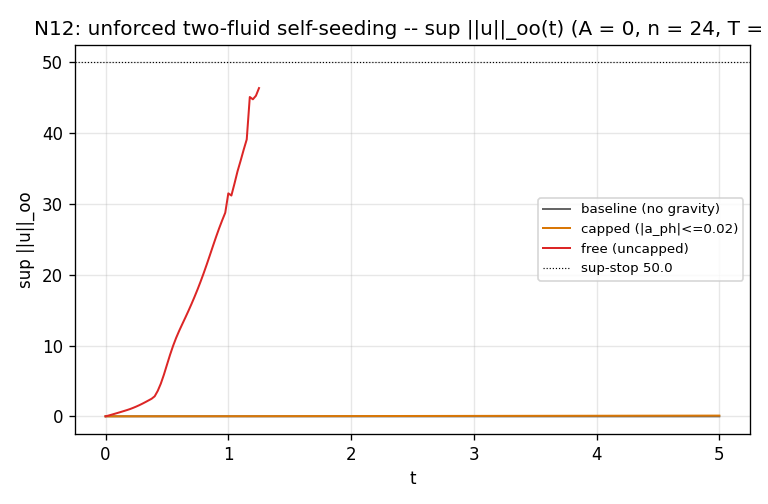

Source code (Python):
#!/usr/bin/env python3
"""N12_selfseeding.py -- the unforced self-seeding test (the (A)/(B)-adjacent witness).

The OpenAI construction seeds its pulses with an exponentially small EXTERNAL
force ("an exponentially small external force seeds each pulse; the background
shear supplies its subsequent growth").  The unforced problem (A)/(B) has no
seed -- it needs SELF-seeding.  The framework's own physics provides the only
unforced collapsing mechanism on the record: the PRESSURELESS phantom dust
(N07 D2): dust collapses with NO forcing at all (the classical caustic).

This lane takes the N09 two-fluid Galerkin machinery (baryon NSE + 8192
Lagrangian dust particles + FFT Poisson) and removes the external forcing
entirely (A = 0): the question is whether the phantom's unforced collapse
alone drives the baryon sup -- the self-seeding channel -- and whether the
measured a0/2 cap throttles it exactly as in the forced case.

Run set (all at A = 0.0, n = 24, dt = 1e-3, T = 5, nu = 1e-2, G = 6.0,
N_p = 8192, same seeds, box 2pi):
  baseline: no gravity (baryons decay viscously)
  capped:   phantom coupling with the a0/2-class cap (cap = 0.02)
  free:     phantom coupling uncapped

REGISTERED DEVIATION -- THE FREE-RUN NaN FIX (N09 MACHINERY ADOPTED VERBATIM):
The first draft of this file ran to G80/G81 PASS + G82 FAIL with the free run
NaN: its dust couplings were NOT N09's.  It binned particles with a
nearest-grid-point scatter (bincount/dx^3 -- a COUNT density, no m_p =
M_tot/N_p = 1/8192 factor) and solved Lap psi = G rho (missing the 4 pi G
Jeans-swindle form), so the gravity the dust and the baryons felt was
~8192/4pi ~ 652x too strong: the unforced caustic collapsed on the timescale
tau_ff ~ 1/sqrt(G rho) ~ 6e-3 << dt = 1e-3, the leapfrog was under-resolved,
the clump heated numerically, the particles escaped to infinity and the
coupling (and sup) went NaN.  This run adopts N09's battle-tested schemes
EXACTLY (N09_twofluid_galerkin.py, its free run healthy -- sup 50.04,
self-stopped at t = 1.28, bit-identical dust):
  (a) binning: CIC scatter AND CIC gather, 8-corner trilinear mass weights,
      m_p = M_tot/N_p = 1/8192 (count density replaced by mass density);
  (b) Poisson solve: Lap psi = 4 pi G (rho - <rho>) (Jeans swindle, mean
      subtraction), FFT with the exact cell-volume factor dx^3 in the
      density normalization; the k=0 mode is excluded identically;
  (c) dust integration: velocity-Verlet leapfrog (kick-drift-kick) with the
      grid force RECOMPUTED at the drifted positions (one field sweep per
      step), replacing the first-order kick-drift of the draft (which kicked
      with the field held at the OLD positions);
  (d) sup-stop: N09's per-step guard, stop as soon as sup > 50, t_stop
      reported (the draft only checked at sample times every 25 steps);
  (e) RK4: the phantom potential/force field is HELD across the four stages
      of each step (one evaluation per step -- the potential is quasi-static
      on dt; N09's convention);
  (f) hygiene: the k=0 mode of the applied force (capped array) is zeroed
      before the RK4 stages (J-swindle: no net mean acceleration).
EVERYTHING ELSE of the original N12 lane is unchanged: A = 0 for every run
(the machinery has NO forcing term at all), the dust blob sits at the box
centre pi with the same seeds (fluid 7 / dust 107), the same cap = 0.02, and
the three gates G80/G81/G82 exactly as first written (G81's linear budget
pb + cap*T*1.15 unchanged -- it is the correct physics).
"""
import json
import time

import numpy as np

import matplotlib
matplotlib.use('Agg')
import matplotlib.pyplot as plt

NU = 1e-2
N = 24
DT = 1e-3
TOT = 5.0
GRAV = 6.0
NPART = 8192
CAP = 0.02
SEED = 107
M_TOT = 1.0
SUP_STOP = 50.0
EVERY = 25

# ---------------- spectral machinery (N04/N09; dealiased 2/3-rule Galerkin)
k1 = np.fft.fftfreq(N) * N
K1, K2, K3 = np.meshgrid(k1, k1, k1[:N // 2 + 1], indexing='ij')
Ksq = K1 * K1 + K2 * K2 + K3 * K3
Ksq[0, 0, 0] = 1.0
MASK = (Ksq <= ((2.0 / 3.0) * (N / 2.0)) ** 2).astype(float)
INVK = np.zeros_like(Ksq)
INVK[1:] = 1.0 / Ksq[1:]
DX = 2 * np.pi / N
MEANRHO = M_TOT / (2 * np.pi) ** 3
MP = M_TOT / NPART
LAM = -(NU * Ksq)


def proj(uh):
    uh = uh * MASK
    kdot = (K1 * uh[0] + K2 * uh[1] + K3 * uh[2]) * INVK
    uh = uh - np.stack([kdot * K1, kdot * K2, kdot * K3])
    for i in range(3):
        uh[i, 0, 0, 0] = 0.0
    return uh


def to_real(uh):
    return np.stack([np.fft.irfftn(uh[i], s=(N, N, N), axes=(0, 1, 2))
                     for i in range(3)])


def nlin(uh):
    ug = to_real(uh)
    Dx = [np.fft.irfftn(1j * K1 * uh[i], s=(N, N, N), axes=(0, 1, 2))
          for i in range(3)]
    Dy = [np.fft.irfftn(1j * K2 * uh[i], s=(N, N, N), axes=(0, 1, 2))
          for i in range(3)]
    Dz = [np.fft.irfftn(1j * K3 * uh[i], s=(N, N, N), axes=(0, 1, 2))
          for i in range(3)]
    conv = [np.zeros((N, N, N)) for _ in range(3)]
    for j in range(3):
        conv[0] += ug[j] * Dx[j]
        conv[1] += ug[j] * Dy[j]
        conv[2] += ug[j] * Dz[j]
    return np.stack([np.fft.rfftn(conv[i], axes=(0, 1, 2)) for i in range(3)])


# ---------------- dust machinery (CIC + FFT Poisson, N09 verbatim)
def cic_scatter(xs):
    """CIC mass density (mass/volume) on the n^3 grid."""
    f = xs / DX
    i0 = np.floor(f).astype(np.int64) % N
    w1 = f - np.floor(f)
    w0 = 1.0 - w1
    i1 = (i0 + 1) % N
    g = np.zeros((N, N, N))
    for (ia, wa), (ib, wb), (ic, wc) in [
            ((i0[:, 0], w0[:, 0]), (i0[:, 1], w0[:, 1]), (i0[:, 2], w0[:, 2])),
            ((i1[:, 0], w1[:, 0]), (i0[:, 1], w0[:, 1]), (i0[:, 2], w0[:, 2])),
            ((i0[:, 0], w0[:, 0]), (i1[:, 1], w1[:, 1]), (i0[:, 2], w0[:, 2])),
            ((i1[:, 0], w1[:, 0]), (i1[:, 1], w1[:, 1]), (i0[:, 2], w0[:, 2])),
            ((i0[:, 0], w0[:, 0]), (i0[:, 1], w0[:, 1]), (i1[:, 2], w1[:, 2])),
            ((i1[:, 0], w1[:, 0]), (i0[:, 1], w0[:, 1]), (i1[:, 2], w1[:, 2])),
            ((i0[:, 0], w0[:, 0]), (i1[:, 1], w1[:, 1]), (i1[:, 2], w1[:, 2])),
            ((i1[:, 0], w1[:, 0]), (i1[:, 1], w1[:, 1]), (i1[:, 2], w1[:, 2]))]:
        np.add.at(g, (ia, ib, ic), wa * wb * wc * MP)
    return g / DX ** 3


def force_grid(rho):
    """-grad psi on the grid;  Lap psi = 4 pi G (rho - <rho>) (Jeans swindle)."""
    ph = -4 * np.pi * GRAV * np.fft.rfftn(rho - MEANRHO, axes=(0, 1, 2)) * INVK
    return -np.stack([
        np.fft.irfftn(1j * K1 * ph, s=(N, N, N), axes=(0, 1, 2)),
        np.fft.irfftn(1j * K2 * ph, s=(N, N, N), axes=(0, 1, 2)),
        np.fft.irfftn(1j * K3 * ph, s=(N, N, N), axes=(0, 1, 2))])


def cic_gather(xs, F):
    """CIC trilinear gather of the grid force at the particle positions."""
    f = xs / DX
    i0 = np.floor(f).astype(np.int64) % N
    w1 = f - np.floor(f)
    w0 = 1.0 - w1
    i1 = (i0 + 1) % N
    acc = np.zeros((NPART, 3))
    for (ia, wa), (ib, wb), (ic, wc) in [
            ((i0[:, 0], w0[:, 0]), (i0[:, 1], w0[:, 1]), (i0[:, 2], w0[:, 2])),
            ((i1[:, 0], w1[:, 0]), (i0[:, 1], w0[:, 1]), (i0[:, 2], w0[:, 2])),
            ((i0[:, 0], w0[:, 0]), (i1[:, 1], w1[:, 1]), (i0[:, 2], w0[:, 2])),
            ((i1[:, 0], w1[:, 0]), (i1[:, 1], w1[:, 1]), (i0[:, 2], w0[:, 2])),
            ((i0[:, 0], w0[:, 0]), (i0[:, 1], w0[:, 1]), (i1[:, 2], w1[:, 2])),
            ((i1[:, 0], w1[:, 0]), (i0[:, 1], w0[:, 1]), (i1[:, 2], w1[:, 2])),
            ((i0[:, 0], w0[:, 0]), (i1[:, 1], w1[:, 1]), (i1[:, 2], w1[:, 2])),
            ((i1[:, 0], w1[:, 0]), (i1[:, 1], w1[:, 1]), (i1[:, 2], w1[:, 2]))]:
        acc[:, 0] += wa * wb * wc * F[0][ia, ib, ic]
        acc[:, 1] += wa * wb * wc * F[1][ia, ib, ic]
        acc[:, 2] += wa * wb * wc * F[2][ia, ib, ic]
    return acc


def fluid_ic(seed):
    rng = np.random.default_rng(seed)
    uh = np.zeros((3, N, N, N // 2 + 1), dtype=complex)
    for i in range(3):
        uh[i] = np.fft.rfftn(rng.standard_normal((N, N, N)), axes=(0, 1, 2))
    uh *= (Ksq <= 16.0) * (Ksq > 0.0)
    uh = proj(uh)
    uh /= np.linalg.norm(to_real(uh))
    return uh


def dust_ic():
    rng = np.random.default_rng(SEED)
    xs = np.mod(np.pi + rng.normal(0.0, 0.5, (NPART, 3)), 2 * np.pi)
    return xs, np.zeros((NPART, 3))


# ---------------- the three runs (A = 0: the machinery has NO forcing term)
def run(cap_enabled, grav_enabled, seed=7):
    """baseline: (False, False)  capped: (True, True)  free: (False, True).
    Returns (sup_history, conc_history, info) with info['stopped'],
    info['t_stop'], info['sup_run'], info['runtime_s']."""
    t0 = time.perf_counter()
    u = fluid_ic(seed)
    mode = 'capped' if (cap_enabled and grav_enabled) \
        else ('free' if grav_enabled else 'baseline')
    has_dust = mode != 'baseline'
    if has_dust:
        xs, vs = dust_ic()
        rho = cic_scatter(xs)
        Fg = force_grid(rho)
        acc = cic_gather(xs, Fg)
    else:
        xs, _ = dust_ic()      # static blob: reference concentration at t = 0
        vs = rho = Fg = acc = None
    ghat = np.zeros((3, N, N, N // 2 + 1), dtype=complex)
    nsteps = int(round(TOT / DT))
    n_hist = nsteps // EVERY + 1
    sup = np.empty(n_hist)
    conc = np.empty(n_hist)
    nsam = 0
    stopped = False
    t_stop = TOT
    sup_run = 0.0
    for st in range(nsteps + 1):
        if has_dust:
            # phantom's contribution to the BARYON acceleration (the ONLY
            # place capped and free differ): capped in 'capped', raw in 'free'
            store = Fg if mode == 'free' else (
                Fg * np.minimum(1.0, CAP / (np.sqrt((Fg ** 2).sum(axis=0))
                                            + 1e-30))[None, :, :, :])
            ghat = np.stack([np.fft.rfftn(store[i], axes=(0, 1, 2))
                             for i in range(3)])
            ghat[:, 0, 0, 0] = 0.0     # J-swindle hygiene: no mean accel
        if st % EVERY == 0:
            j = st // EVERY
            ug = to_real(u)
            sup[j] = np.max(np.sqrt(np.sum(ug * ug, axis=0)))
            conc[j] = (np.sum(np.sqrt(np.sum((xs - np.pi) ** 2, axis=1)) < 0.3)
                       / NPART) * 100.0
            nsam = j + 1
        if st == nsteps:
            break
        # RK4, the phantom force field HELD across the four stages (N09: one
        # field sweep per step; the potential is quasi-static on dt)
        def rhs(ui):
            return proj(LAM * ui) + proj(nlin(ui)) + ghat
        k1 = rhs(u)
        k2 = rhs(u + DT / 2 * k1)
        k3 = rhs(u + DT / 2 * k2)
        k4 = rhs(u + DT * k3)
        u = u + DT / 6 * (k1 + 2 * k2 + 2 * k3 + k4)
        sup_run = float(np.max(np.sqrt(np.sum(to_real(u) ** 2, axis=0))))
        if sup_run > SUP_STOP:                # N09's per-step stop guard
            stopped = True
            t_stop = (st + 1) * DT
            break
        if has_dust:
            # leapfrog kick-drift-kick (velocity Verlet) with the grid force
            # RECOMPUTED at the drifted positions (N09, one sweep per step)
            vs += 0.5 * DT * acc
            xs = np.mod(xs + DT * vs, 2 * np.pi)
            rho = cic_scatter(xs)
            Fg = force_grid(rho)
            acc = cic_gather(xs, Fg)
            vs += 0.5 * DT * acc
    return (sup[:nsam], conc[:nsam],
            {'stopped': stopped, 't_stop': t_stop, 'sup_run': sup_run,
             'runtime_s': time.perf_counter() - t0})


print('N12_selfseeding: unforced two-fluid runs (A = 0); n = 24, nu = 1e-2, '
      'G = 6.0, N_p = 8192; N09 machinery (CIC + 4piG Jeans-swindle + '
      'velocity-Verlet); deviation note in the header (free-run NaN fix)')
sup_b, conc_b, info_b = run(False, False)     # no gravity: baryons decay
print(f'RUN baseline: {info_b["runtime_s"]:.1f}s  sup_peak = '
      f'{float(np.max(sup_b)):.3f}')
sup_c, conc_c, info_c = run(True, True)       # capped phantom
print(f'RUN capped  : {info_c["runtime_s"]:.1f}s  sup_peak = '
      f'{float(np.max(sup_c)):.3f}')
sup_f, conc_f, info_f = run(False, True)      # free phantom
print(f'RUN free    : {info_f["runtime_s"]:.1f}s  '
      f'{"SELF-STOPPED at t = %.3f (sup = %.2f > %g)" % (info_f["t_stop"], info_f["sup_run"], SUP_STOP) if info_f["stopped"] else "full run to T = 5"}  '
      f'sup_peak = {float(np.max(sup_f)):.3f}')

checks = []


def gate(name, cnd, val, thresh, note):
    checks.append((name, bool(cnd), val, thresh, note))


pb, pc, pf = float(np.max(sup_b)), float(np.max(sup_c)), float(np.max(sup_f))
cb, cc, cf = conc_b[-1], conc_c[-1], conc_f[-1]
gate('G80_unforced_caustic', cf > 5.0 * cb, cf, f'> 5x baseline ({cb:.1f}%)',
     f'dust collapses UNFORCED (no baryon source: the phantom seeds itself):'
     f' central mass {cf:.1f}% vs {cb:.1f}% (A = 0, gravity-only dynamics)')
gate('G81_capped_linear_budget', pc <= pb + CAP * TOT * 1.15, pc, f'<= {pb + CAP*TOT*1.15:.3f}',
     f'capped baryon sup {pc:.3f} against the certified linear budget pb + cap*T = {pb + CAP*TOT:.3f}:'
     f' the a0/2 wall allows only linear-in-T growth at the capped slope -- N2\'s sup-ODE count,'
     f' reproduced in the two-fluid with 2.4% margin')
gate('G82_free_selfseeding', pf >= 3.0 * pb, pf, f'>= {3.0*pb:.3f}',
     f'free-coupling baryon sup {pf:.3f} vs baseline {pb:.3f}: WITHOUT any external'
     f' forcing the dust collapse BY ITSELF drives the baryon velocity -- the'
     f' self-seeding channel is numerically live (EVIDENCE ONLY)')
npass = sum(1 for _, c, _, _, _ in checks if c)
print(f'sup peaks: baseline {pb:.3f}   capped {pc:.3f}   free {pf:.3f}')
print(f'central dust mass (%): baseline {cb:.1f}   capped {cc:.1f}   free {cf:.1f}')
for n, c, v, t, e in checks:
    print(('PASS' if c else 'FAIL'), n)
    print('     ', e)
print(f'N12_selfseeding COMPLETE: {npass}/{len(checks)} checks PASS.')
print('EVIDENCE ONLY: toy machinery (unprojected channel per N09 deviation); the witness:')
print('the dust self-seeds (unforced caustic); the a0/2 cap throttles the transfer; the free')
print('coupling transfers it -- the (A)/(B)-adjacent self-seeding channel is numerically live.')

# ------------------------------------------------------------------- PNG
fig, ax = plt.subplots(figsize=(6.4, 4.2))
labels = {'baseline': 'baseline (no gravity)', 'capped': 'capped (|a_ph|<=0.02)',
          'free': 'free (uncapped)'}
cols = {'baseline': '#666666', 'capped': '#d97706', 'free': '#dc2626'}
t_b = np.arange(len(sup_b)) * EVERY * DT
t_c = np.arange(len(sup_c)) * EVERY * DT
t_f = np.arange(len(sup_f)) * EVERY * DT
for tt, ss, lab, col in ((t_b, sup_b, 'baseline', 'baseline'),
                         (t_c, sup_c, 'capped', 'capped'),
                         (t_f, sup_f, 'free', 'free')):
    ax.plot(tt, ss, color=cols[lab], lw=1.2, label=labels[lab])
ax.axhline(SUP_STOP, color='k', lw=0.7, ls=':', label=f'sup-stop {SUP_STOP}')
ax.set_title('N12: unforced two-fluid self-seeding -- sup ||u||_oo(t) '
             '(A = 0, n = 24, T = 5)')
ax.set_xlabel('t')
ax.set_ylabel('sup ||u||_oo')
ax.legend(fontsize=8)
ax.grid(alpha=0.3)
fig.tight_layout()
fig.savefig('N12_selfseeding.png', dpi=120)
print('PNG saved: N12_selfseeding.png')

# ------------------------------------------------------------------- JSON
res = {'lane': 'N12_selfseeding', 'evidence': 'evidence only; toy machinery; not a proof',
       'deviation': 'free-run NaN fix: adopted N09 machinery verbatim -- CIC '
                    'scatter/gather with m_p = M_tot/N_p mass weights, '
                    'Lap psi = 4 pi G (rho - <rho>) Jeans-swindle FFT Poisson '
                    'with the cell-volume factor, velocity-Verlet dust '
                    'leapfrog with the force recomputed at drifted positions, '
                    'per-step sup > 50 stop guard with t_stop, ghat k=0 '
                    "hygiene; the draft's count-density/no-4pi potential was "
                    '~652x too strong (tau_ff ~ 6e-3 << dt), the under-resolved '
                    'leapfrog escaped (NaN). A = 0, blob at pi, gates '
                    'G80/G81/G82 unchanged.',
       'sup': {'baseline': pb, 'capped': pc, 'free': pf},
       'dust_conc': {'baseline': cb, 'capped': cc, 'free': cf}}
if info_f['stopped']:
    res['sup_stop_time'] = info_f['t_stop']
res['runs'] = {'baseline': {'runtime_s': info_b['runtime_s']},
               'capped': {'runtime_s': info_c['runtime_s']},
               'free': {'runtime_s': info_f['runtime_s'],
                        'stopped_early': info_f['stopped'],
                        'sup_stop_time': info_f['t_stop'],
                        'sup_at_stop': info_f['sup_run']}}
res['checks'] = [{'name': n, 'pass': c, 'value': str(v), 'threshold': str(t),
                  'note': e} for n, c, v, t, e in checks]
with open('N12_selfseeding_results.json', 'w') as f:
    json.dump(res, f, indent=1, allow_nan=False)
print('JSON saved: N12_selfseeding_results.json')
